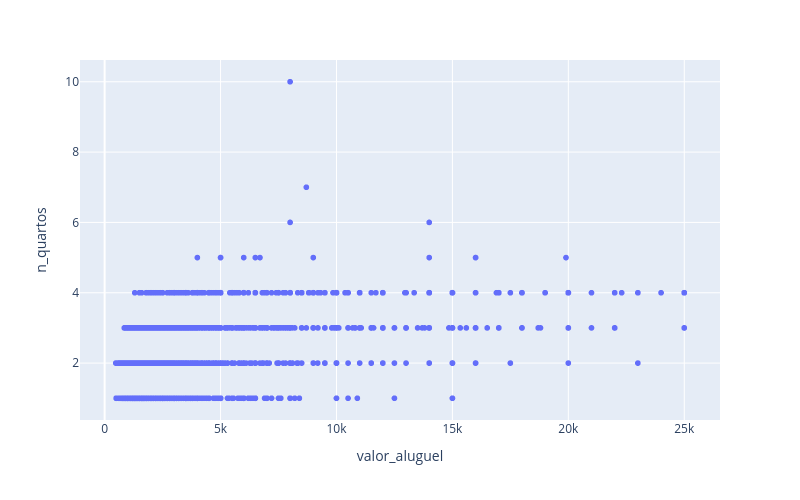

Notebook cell for this chart:
### Code cell
fig = px.scatter(
    df,
    x='valor_aluguel',
    y='n_quartos',
    title=''
)
fig.update_layout(width=800, height=500)

fig.show()
#os dados indicam que aluguéis com um quarto tendem a ser mais baratos, com dois quartos adquirem uma distribuição maior. Entretanto, acima de dois
# a relação entre número de quartos e valor do aluguel se torna menos evidente. Talvez porque o público dos dados possua preferências como um quarto para escritório 
#ou para criança e os comodos acima disso não seriam uma necessidade.

### Figure 1 — Plotly figure (JSON) as saved in the notebook; plotly's stock layout.template omitted (floating-point values rounded to 4 significant figures; data arrays with more than 128 entries replaced by an {"elided": "..."} marker saying what was removed)
{"data": [{"hovertemplate": "valor_aluguel=%{x}<br>n_quartos=%{y}<extra></extra>", "legendgroup": "", "marker": {"color": "#636efa", "symbol": "circle"}, "mode": "markers", "name": "", "showlegend": false, "type": "scattergl", "x": {"elided": "6605 int values"}, "xaxis": "x", "y": {"elided": "6605 int values"}, "yaxis": "y"}], "layout": {"height": 500, "legend": {"tracegroupgap": 0}, "margin": {"t": 60}, "width": 800, "xaxis": {"anchor": "y", "domain": [0, 1], "title": {"text": "valor_aluguel"}}, "yaxis": {"anchor": "x", "domain": [0, 1], "title": {"text": "n_quartos"}}}}
